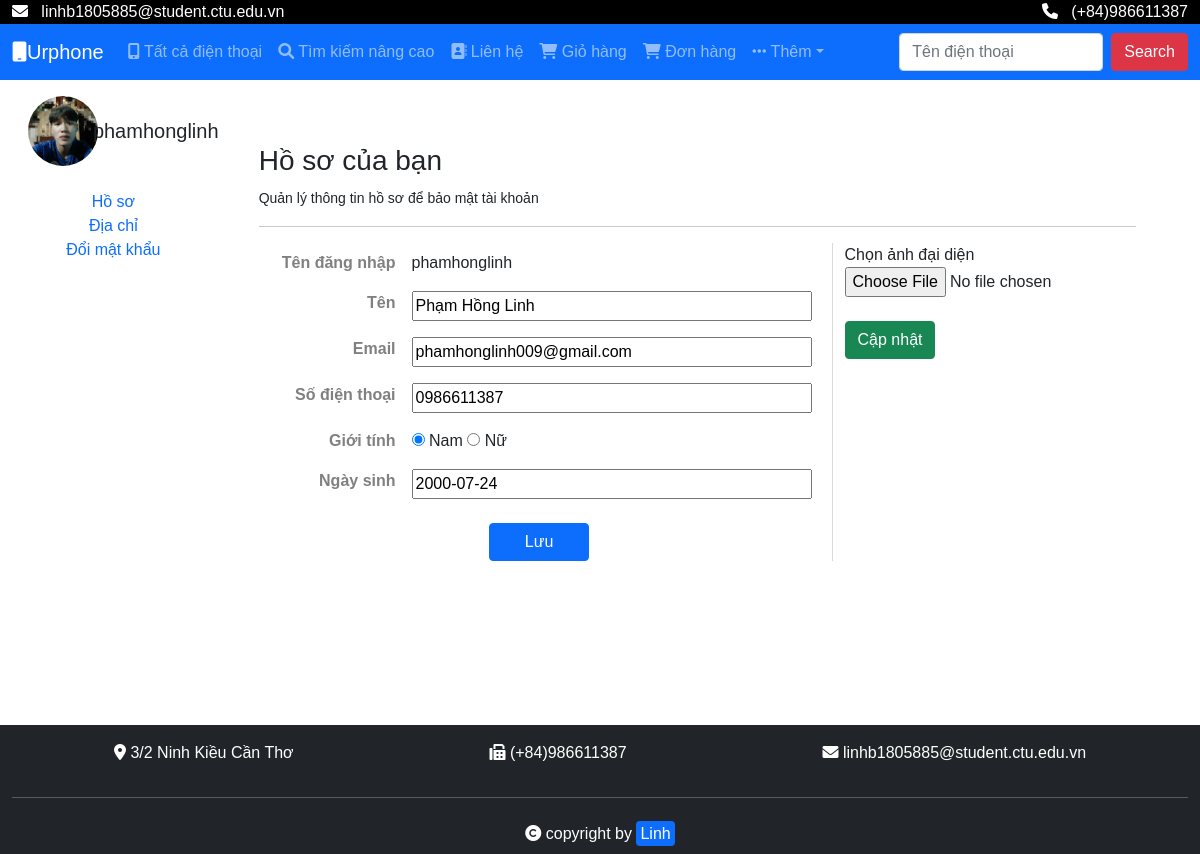
The app's page /taikhoan.php (signed in) with its own data.
### tables this page shows
CREATE TABLE `tai_khoan` (
  `username` varchar(50) NOT NULL,
  `password` varchar(50) NOT NULL,
  `id_taikhoan` int(11) NOT NULL,
  `ngaytao` datetime NOT NULL,
  `level` int(1) NOT NULL,
  `avatar` varchar(255) NOT NULL
);

CREATE TABLE `khach_hang` (
  `id_kh` int(11) NOT NULL,
  `ten_kh` varchar(100) NOT NULL,
  `ngaysinh` date NOT NULL,
  `gioitinh` int(1) NOT NULL,
  `sdt` varchar(10) NOT NULL,
  `email` varchar(50) NOT NULL,
  `id_taikhoan` int(11) NOT NULL
);

### classes/Database.php (called while the page is built, shortened)
<?php
class Database
{
	protected $data, $conn;
	function __construct()
	{
		$dsn = "mysql:host=" . HOST . "; dbname=" . DB;
		try {
			$this->conn = new PDO($dsn, USER, PASS);
			$this->conn->query("set names 'utf8' ");
		} catch (Exception $e) {
			echo 'Lỗi: ' . $e->getMessage();
			exit;
		}
	}
	public function query($sql, $arr = array())
	{
		$stm = $this->conn->prepare($sql);
		$stm->execute($arr);
		$this->data = $stm->fetchAll(PDO::FETCH_ASSOC);
		return $this->data;
	}
}

### classes/Taikhoan.php (called while the page is built, shortened)
<?php
class Taikhoan extends Database
{
    public function getUsername($id){
        $sql = "select username from tai_khoan where id_taikhoan = ".$id;
        return $this->query($sql);
    }
    public function getAvatar($id){
        $sql = "select avatar from tai_khoan where id_taikhoan = ".$id;
        $data = $this->query($sql);
        return $data;
    }
}

### classes/Khachhang.php (called while the page is built, shortened)
<?php
class Khachhang extends Database
{
    function getAllByTK($id_tk)
    {
        $arr = array("$id_tk");
        $this->data = $this->query("select * from khach_hang where id_taikhoan = ?", $arr);
        return $this->data;
    }
}

### taikhoan.php (the view, shortened to what this page needs)
<?php
$chucnang = $_GET["cn"];
if (!isset($_SESSION["id_tk"]) || is_null($_SESSION["id_tk"])) {
    $_SESSION["dieuhuong"] = "taikhoan.php";
    header("location:dangnhap.php");
} else {
    $id_tk = $_SESSION["id_tk"];
}
$kh = new Khachhang();
$tk = new Taikhoan();
$ttkh = $kh->getAllByTK($id_tk);
$username = $tk->getUsername($id_tk);
if (is_null($ttkh) || empty($ttkh)) {
    $actHoSo = "xulyhoso.php?cn=them";
} else {
    $actHoSo = "xulyhoso.php?cn=sua";
}
?>
<!DOCTYPE html>
<html lang="en">
<head>
    <link rel="stylesheet" href="./assets/bootstrap/css/bootstrap.min.css">
    <link rel="stylesheet" href="./main.css">
    <link rel="stylesheet" href="./assets/fontawesome/css/all.min.css">
</head>
<body>
    <div class="root">
        <div class="container-fluid tophead text-white" style="background-color: black;">
            <p class="float-end">
                <i class="fa-solid fa-phone"></i>
                &nbsp;
                (+84)986611387
            </p>
            <p>
                <i class="fa-solid fa-envelope"></i>
                &nbsp;
                linhb1805885@student.ctu.edu.vn
            </p>
        </div>
        <nav class="navbar navbar-expand-sm navbar-dark bg-primary">
            <div class="container-fluid">
                <a class="navbar-brand" href="index.php"><i class="fas fa-mobile"></i>Urphone</a>
                <div class="collapse navbar-collapse" id="mynavbar">
                    <ul class="navbar-nav me-auto">
                        <li class="nav-item">
                            <a class="nav-link" href="tatcasanpham.php"><i class="fas fa-mobile-alt"></i>
                                Tất cả điện thoại</a>
                        </li>
                        <li class="nav-item">
                            <a class="nav-link" href="timkiemnangcao.php"><i class="fa-solid fa-magnifying-glass"></i>
                                Tìm kiếm nâng cao</a>
                        </li>
                        <li class="nav-item">
                            <a class="nav-link" href="lienhe.php"><i class="fa-solid fa-address-book"></i>
                                Liên hệ</a>
                        </li>
                        <li class="nav-item">
                            <a class="nav-link" href="giohang.php"> <i class="fas fa-shopping-cart"></i>
                                Giỏ hàng</a>
                        </li>
                        <li class="nav-item">
                            <a class="nav-link" href="donhang.php"> <i class="fas fa-shopping-cart"></i>
                                Đơn hàng</a>
                        </li>
                        <li class="nav-item dropdown">
                            <a class="nav-link dropdown-toggle" href="#" role="button" data-bs-toggle="dropdown"><i class="fas fa-ellipsis-h"></i>&nbsp;Thêm</a>
                        </li>
                    </ul>
                    <form class="d-flex" action="timkiemnangcao.php">
                        <input name="ten" class="form-control me-2" type="text" placeholder="Tên điện thoại">
                        <button class="btn btn-danger" type="submit">Search</button>
                    </form>
                </div>
            </div>
        </nav>
        <div class="container-fluid">
            <div class="row p-3">
                <div class="col-md-2 text-end">
                    <div class="row" style="height: 70px;">
                        <div class="col-md-4">
                            <img src="<?php
                            $anh=(new Taikhoan)->getAvatar($id_tk);
                        if (!isset($anh[0]["avatar"]) || is_null($anh[0]["avatar"]) || empty($anh[0]["avatar"]))
                            echo './assets/img/anhdaidien/macdinh.png?999999';
                        else
                            echo './assets/img/anhdaidien/' . $anh[0]["avatar"];
                        ?>?999999" class="col-md-4" style="width:70px; height:70px; border-radius: 50%;">
                        </div>
                        <div class="col-md-8 text-start" style="line-height: 70px; font-size: 20px;">
                            <?php echo $username[0]["username"]; ?>
                        </div>
                    </div>
                    <br>
                    <div class="row">
                        <div class="col-md text-center">
                            <ul class="list-unstyled">
                                <li><a href="taikhoan.php?cn=hoso" class="text-decoration-none">Hồ sơ</a></li>
                                <li><a href="taikhoan.php?cn=diachi" class="text-decoration-none">Địa chỉ</a></li>
                                <li><a href="taikhoan.php?cn=doimk" class="text-decoration-none">Đổi mật khẩu</a></li>
                            </ul>
                        </div>
                    </div>
                </div>
                <div class="col-md-10 p-5">
                    <?php if ($chucnang == "hoso") include("hoso.php"); ?>
                </div>
            </div>
        </div>
        <div class="container-fluid footer bg-dark text-white m-0">
            <div class="row">
                <div class="d-flex p-3 justify-content-around">
                    <div class="">
                        <i class="fas fa-map-marker-alt"></i>
                        3/2 Ninh Kiều Cần Thơ
                    </div>
                    <div class="">
                        <i class="fas fa-fax"></i>
                        (+84)986611387
                    </div>
                    <div class="">
                        <i class="fas fa-envelope"></i>
                        linhb1805885@student.ctu.edu.vn
                    </div>
                </div>
            </div>
            <hr>
            <div class="row text-center">
                <div class="py-2">
                    <i class="fas fa-copyright"></i>
                    copyright by <span class="badges bg-primary rounded p-1">Linh</span>
                </div>
            </div>
        </div>
    </div>
</body>
</html>

### hoso.php (shortened to what this page needs)
<div class="row" style="margin-bottom: 100px;">
    <div>
        <h3>Hồ sơ của bạn</h3>
        <small>
            Quản lý thông tin hồ sơ để bảo mật tài khoản
        </small>
        <hr>
    </div>
    <div class="row">
            <div class="col-md-8">
            <form action="<?php echo $actHoSo; ?>" method="post" class="row">
                <div class="table-responsive">
                    <table class="table thongtin table-borderless">
                        <tr>
                            <th>Tên đăng nhập</th>
                            <td><?php echo $username[0]["username"]; ?></td>
                        </tr>
                        <tr>
                            <th>Tên</th>
                            <td>
                                <input type="text" style="width:400px;" name="ten" required value=
                                <?php
                                if (!is_null($ttkh) && !empty($ttkh))
                                echo "'".$ttkh[0]["ten_kh"]."'";
                                ?>
                                >
                            </td>
                        </tr>
                        <tr>
                            <th>Email</th>
                            <td>
                                <input type="email" style="width:400px;" name="email" required value=
                                <?php
                                if (!is_null($ttkh) && !empty($ttkh))
                                echo "'".$ttkh[0]["email"]."'";
                                ?>
                                > <br>
                            </td>
                        </tr>
                        <tr>
                            <th>Số điện thoại</th>
                            <td>
                                <input type="text" style="width:400px;" name="sdt" required value=
                                <?php
                                if (!is_null($ttkh) && !empty($ttkh))
                                echo "'".$ttkh[0]["sdt"]."'";
                                ?>
                                > <br>
                            </td>
                        </tr>
                        <tr>
                            <th>Giới tính</th>
                            <td>
                                <input type="radio" name="gioitinh" value="1"
                                <?php
                                if (!is_null($ttkh) && !empty($ttkh))
                                if(!isset($ttkh[0]["gioitinh"]) || is_null($ttkh[0]["gioitinh"]) || empty($ttkh[0]["gioitinh"]))
                                echo 'checked';
                                else if($ttkh[0]["gioitinh"]==1){
                                    echo "checked";
                                }
                                ?>
                                >
                                <label for="">Nam</label>
                                <input type="radio" name="gioitinh" value="0"
                                <?php
                                if (!is_null($ttkh) && !empty($ttkh))
                                if($ttkh[0]["gioitinh"]==0){
                                    echo "checked";
                                }
                                ?>
                                >
                                <label for="">Nữ</label>
                            </td>
                        </tr>
                        <tr>
                            <th>Ngày sinh</th>
                            <td>
                                <input type="text" style="width:400px;" name="ngaysinh" required placeholder="2000-01-01" value=
                                <?php
                                if (!is_null($ttkh) && !empty($ttkh))
                                echo "'".$ttkh[0]["ngaysinh"]."'";
                                ?>
                                >
                            </td>
                        </tr>
                    </table>
                </div>
                <div class="text-center">
                    <div>
                        <input type="submit" class="btn btn-primary" style="width: 100px;" value="Lưu">
                    </div>
                </div>
            </form>
            </div>
            <div class="col-md-4" style="border-left: 1px solid rgb(221, 217, 217);">
                <form action="capnhatavt.php?id_tk=<?php echo $id_tk ?>" enctype="multipart/form-data" method="post">
                <div>
                    <label for="files">Chọn ảnh đại diện</label>
                    <input required id="files" type="file" name="anhdaidien">
                </div>
                <br>
                <button type="submit" class="btn btn-success">Cập nhật</button>
                </form>
            </div>
    </div>
</div>

### main.css (style rules this page uses)
.tophead p { margin: 0; }
* { box-sizing: border-box; font-family: Helvetica; }
p { margin-bottom: 5px; }
table.thongtin th { width: 30%; text-align: right; color: gray; }

### records on screen
tai_khoan: avatar (picture), username "phamhonglinh"
khach_hang: ten "Phạm Hồng Linh", email "phamhonglinh009@gmail.com", sdt "0986611387", gioitinh "☑", ngaysinh "2000-07-24"
